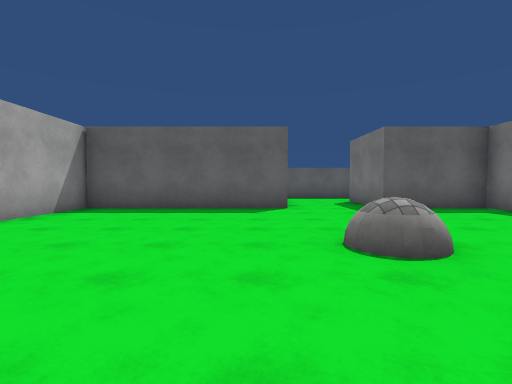
view 1 (above)

22 first-person views from a walk through a Unity game level. The camera is 1.3 m above the floor, tilts 2° down and sees 85° across. The floor is counted in squares, 2 m on a side. Each view is taken from the middle of a square. On the plan, view 1 faces up. The plan holds only what a view shows up to about 9 squares ahead; the rest is blank. The place goes on beyond the plan. Surface patterns are stand-ins for the level's own textures.

view 2
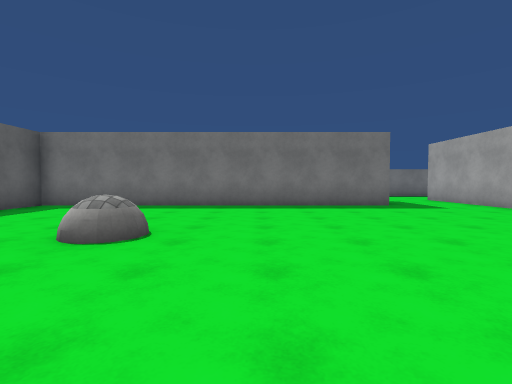

view 3
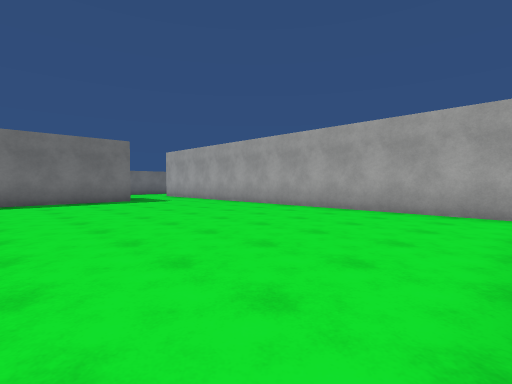

view 4
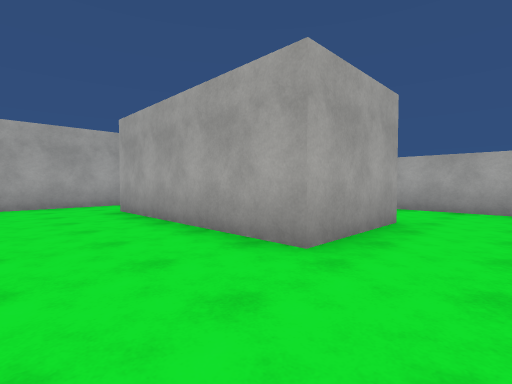

view 5
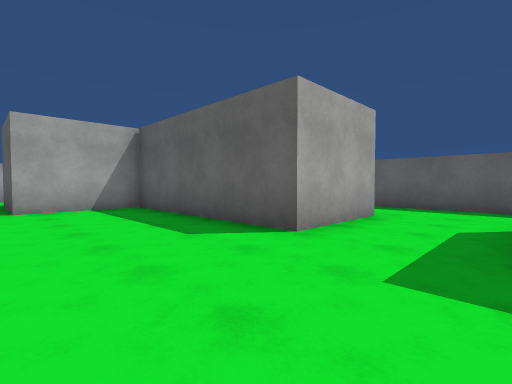

view 6
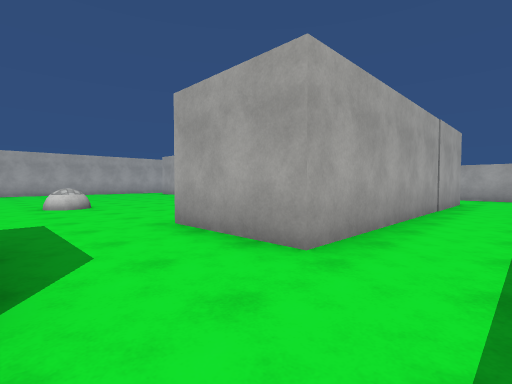

view 7
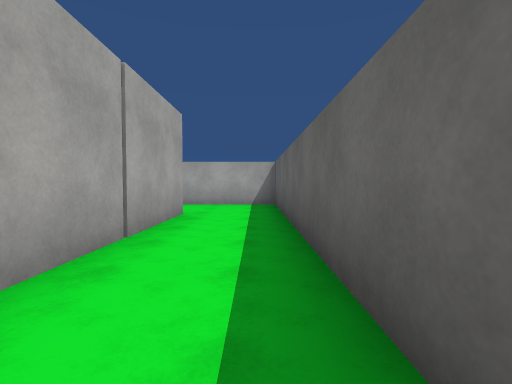

view 8
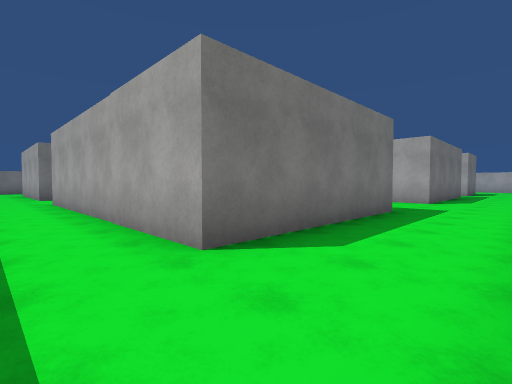

view 9
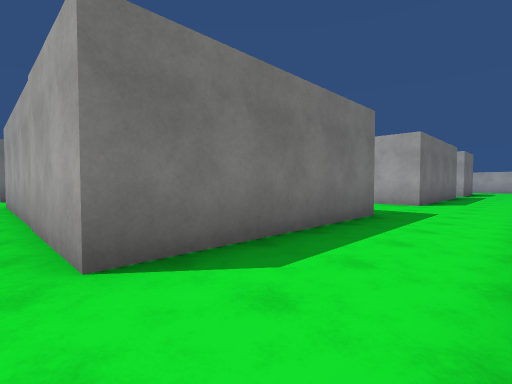

view 10
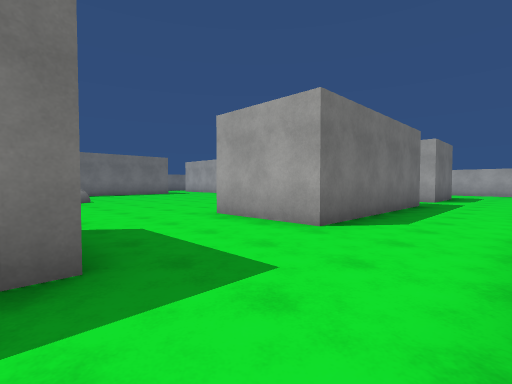

view 11
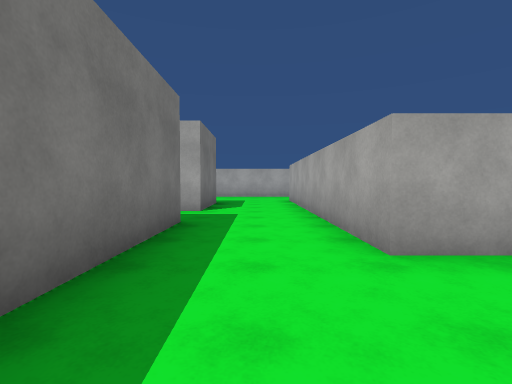

view 12
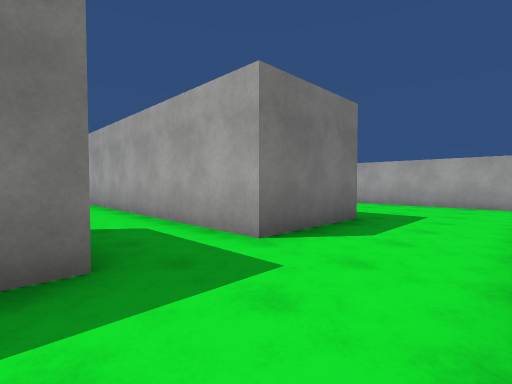

view 13
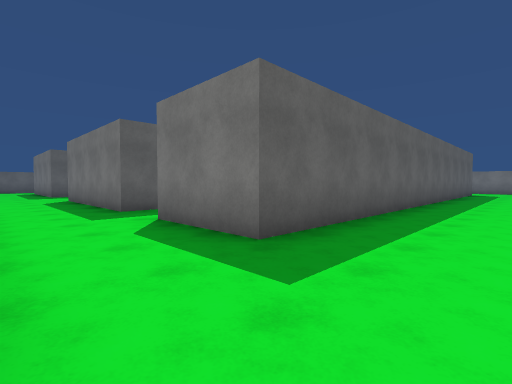

view 14
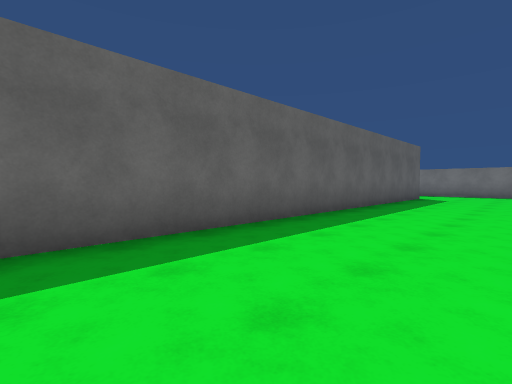

view 15
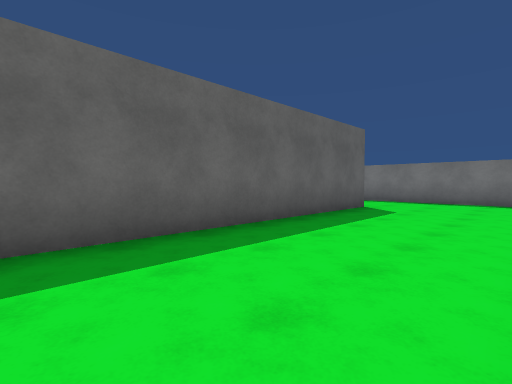

view 16
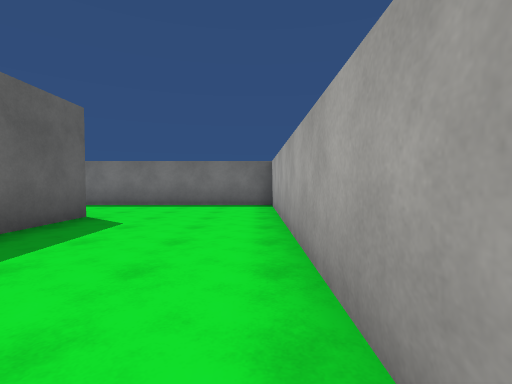

view 17
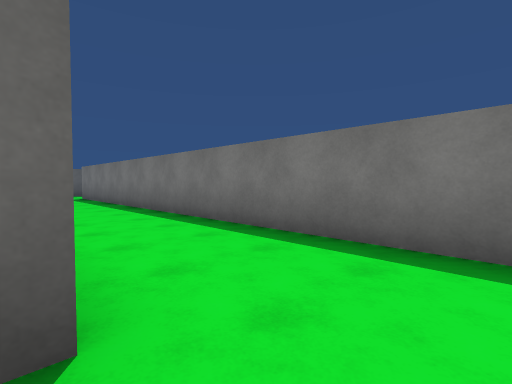

view 18
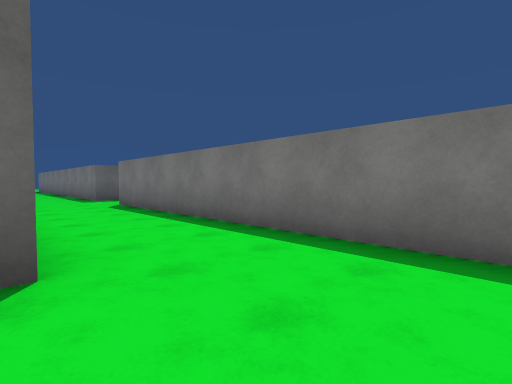

view 19
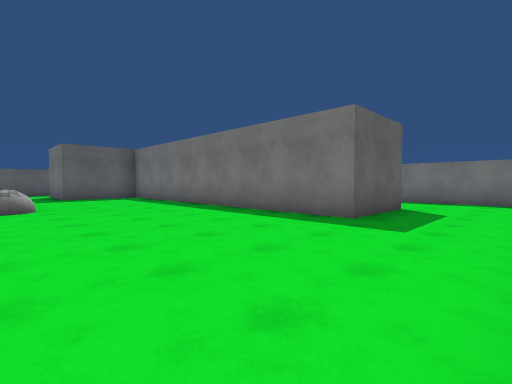

view 20
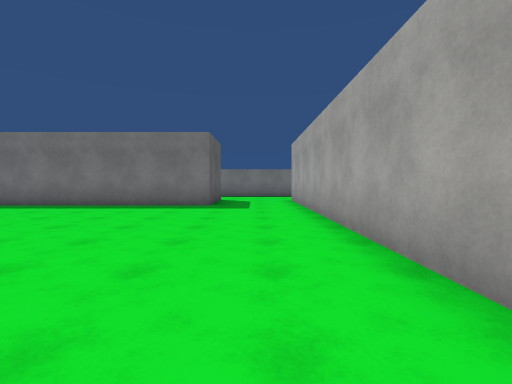

view 21
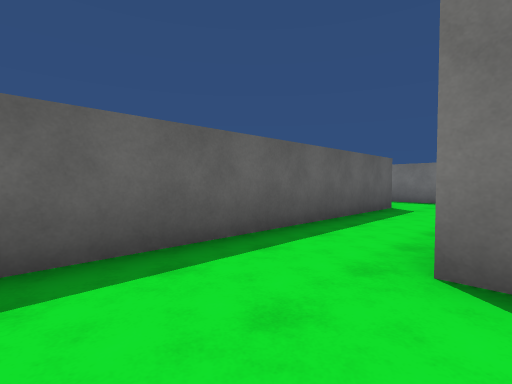

view 22
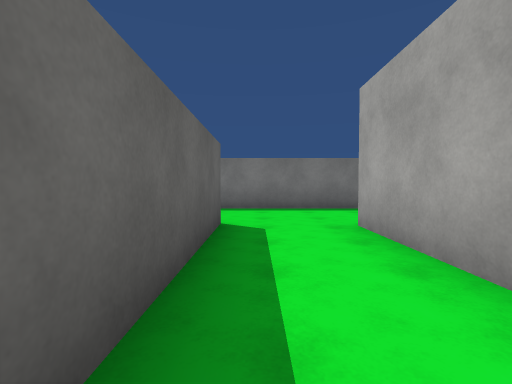

### Floor plan
Points are (right, up) in squares from view 1. A wall is a line through its corners. A room is listed if a view was taken in it or the views show most of it. See-through windows are left out.
Room 1 (views 1, 2, 3, 4, 5, 6, 7, 8, 9, 10, 11, 12, 13, 14, 15, 16, 17, 18, 19, 20, 21, 22)
walls: (-4.3, 4.5) (-6.8, 4.5) (-6.8, 9.5) (0.8, 9.5) (0.8, 7) (-4.3, 7) (-4.3, 4.5); (-5.9, -3.6) (-6.8, -3.6) (-6.8, 1.4) (-4.3, 1.4) (-4.3, -3.6); (8.4, -2.7) (5.8, -2.7) (5.8, 7) (3.2, 7) (3.2, 9.5); (-9.2, -1.5) (-9.2, -8); (-9.2, 2.8) (-9.2, 0.6); (5.6, 9.5) (8.2, 9.5); (8.4, -7.8) (-6.8, -7.8) (-6.8, -5.3) (7, -5.3); (3.4, -11.5) (10.9, -11.5) (10.9, 3.6); (10.9, 8.4) (10.9, 11.9); (8.5, 11.6) (-9.2, 11.6) (-9.2, 8.8); (-8.8, -11.5) (-5, -11.5)
ways out: opening at (-10.5, -0.5)
objects: ball (1, 3) to (2, 3)

Positions as (right, up) in squares from view 1, and headings:
1: (0, 0), facing up
2: (-2, 1), facing right
3: (-4, 1), facing down-right
4: (-2, 3), facing down-left
5: (3, 4), facing up-left
6: (3, 11), facing down-left
7: (-1, 11), facing left
8: (-9, 11), facing down-right
9: (-9, 10), facing down-right
10: (-9, 5), facing down-right
11: (-8, 1), facing down
12: (-9, -3), facing down-right
13: (-9, -10), facing up-right
14: (-4, -11), facing up-right
15: (1, -11), facing up-right
16: (3, -11), facing right
17: (8, -9), facing up-right
18: (8, -5), facing up-right
19: (1, -5), facing up-right
20: (-2, -4), facing right
21: (1, 9), facing up-right
22: (4, 11), facing right
